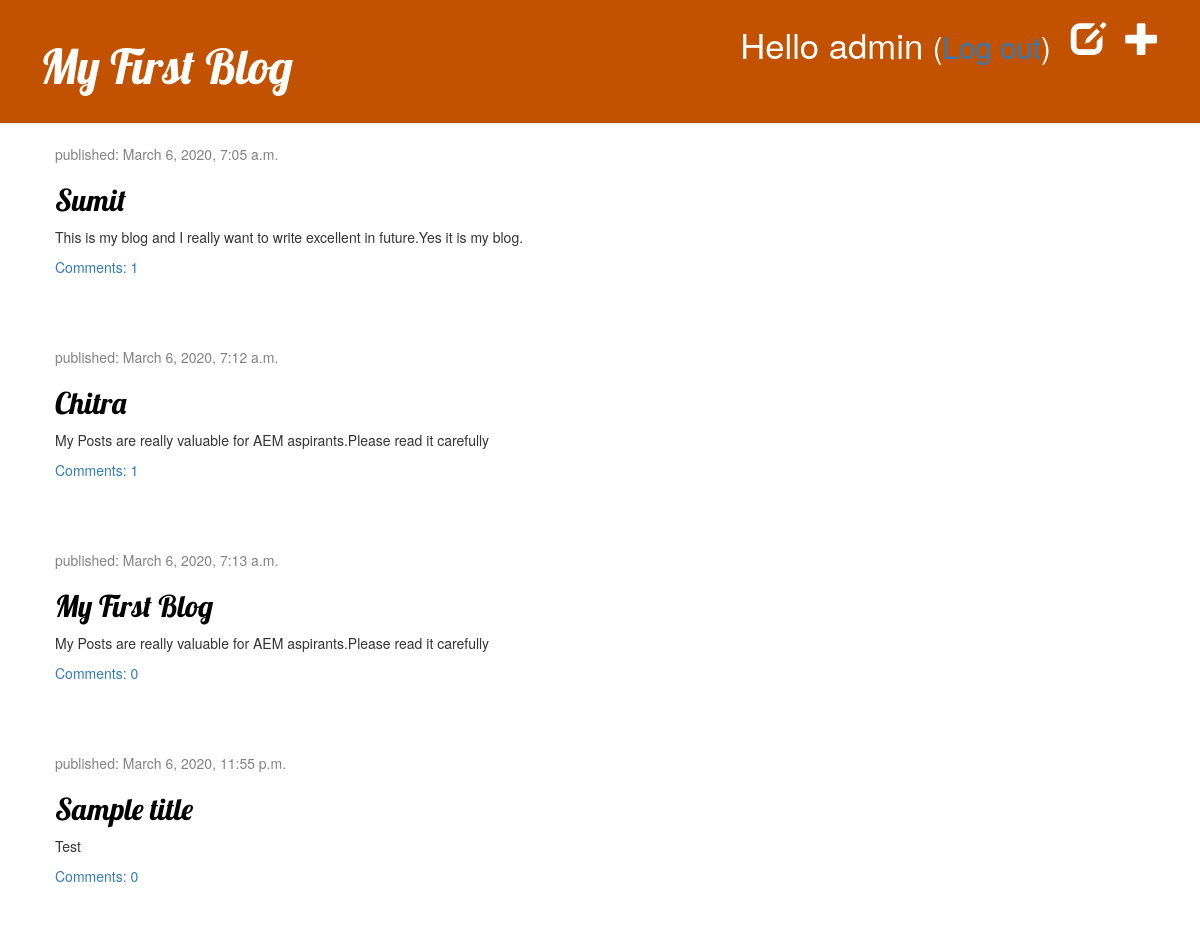
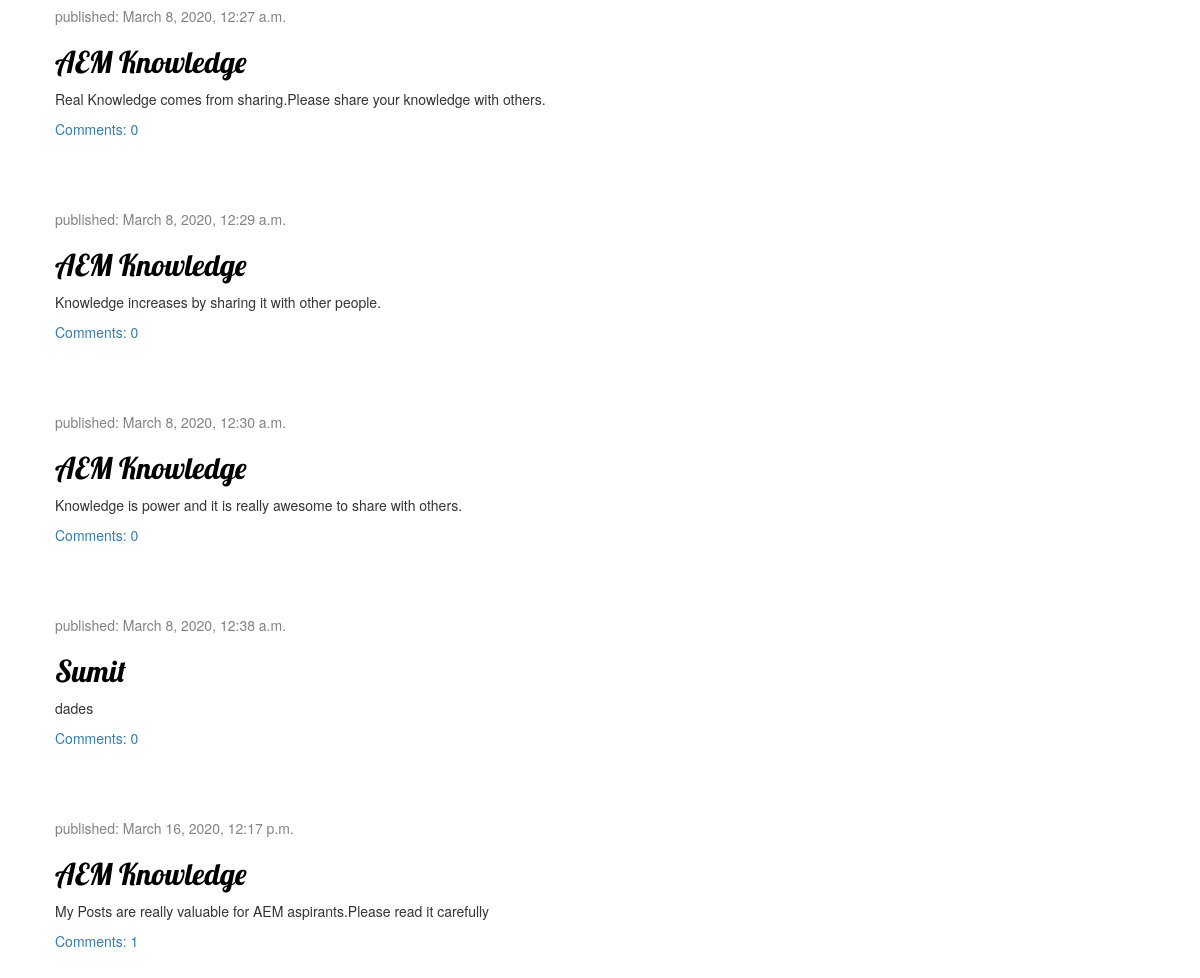
The app's page / (signed in) with its own data (2 pictures, top to bottom).
### blog/models.py (models this page shows, shortened)
class Post(models.Model):
    title = models.CharField(max_length=200)
    text = models.TextField()
    author = models.ForeignKey(
        settings.AUTH_USER_MODEL, on_delete=models.CASCADE)
    created_date = models.DateTimeField(default=timezone.now)
    published_date = models.DateTimeField(blank=True, null=True)
    def approved_comments(self):
        return self.comments.filter(approved_comment=True)

### blog/views.py (the view)
# urls.py: path('', views.post_list, name='post_list'),
def post_list(request):
    posts = Post.objects.filter(
        published_date__lte=timezone.now()).order_by('published_date')
    return render(request, 'blog/post_list.html', {'posts': posts})

### blog/templates/blog/post_list.html
{% extends 'blog/base.html' %} {% block content %} {% for post in posts %}
<div class="post">
  <div class="date">
    <p>published: {{ post.published_date }}</p>
  </div>
  <h2><a href="{% url 'post_detail' pk=post.pk %}">{{ post.title }}</a></h2>
  <p>{{ post.text|linebreaksbr }}</p>
  <a href="{% url 'post_detail' pk=post.pk %}"
    >Comments: {{ post.approved_comments.count }}</a
  >
</div>
{% endfor %} {% endblock %}

### blog/templates/blog/base.html (shortened to what this page needs)
{% load static %}
<html>
  <head>
    <link
      rel="stylesheet"
      href="//maxcdn.bootstrapcdn.com/bootstrap/3.2.0/css/bootstrap.min.css"
    />
    <link
      rel="stylesheet"
      href="//maxcdn.bootstrapcdn.com/bootstrap/3.2.0/css/bootstrap-theme.min.css"
    />
    <link rel="stylesheet" href="{% static 'css/blog.css' %}" />
  </head>
  <body>
    <div class="page-header">
      {% if user.is_authenticated %}
      <a href="{% url 'post_new' %}" class="top-menu"
        ><span class="glyphicon glyphicon-plus"></span
      ></a>
      <a href="{% url 'post_draft_list' %}" class="top-menu"
        ><span class="glyphicon glyphicon-edit"></span
      ></a>
      <p class="top-menu">
        Hello {{ user.username }}
        <small>(<a href="{% url 'logout' %}">Log out</a>)</small>
      </p>
      {% else %}
      <a href="{% url 'login' %}" class="top-menu"
        ><span class="glyphicon glyphicon-lock"></span
      ></a>
      {% endif %}
      <h1><a href="/">My First Blog</a></h1>
    </div>
    <div class="content container">
      <div class="row">
        <div class="col-md-8">
          {% block content %} {% endblock %}
        </div>
      </div>
    </div>
  </body>
</html>

### blog/static/css/blog.css (style rules this page uses)
.page-header { background-color: #c25100; margin-top: 0; padding: 20px 20px 20px 40px; }
.page-header h1, .page-header h1 a, .page-header h1 a:visited, .page-header h1 a:active { color: #ffffff; font-size: 36pt; text-decoration: none; }
.content { margin-left: 40px; }
h1, h2, h3, h4 { font-family: "Lobster", cursive; }
.date { color: #828282; }
.top-menu, .top-menu:hover, .top-menu:visited { color: #ffffff; float: right; font-size: 26pt; margin-right: 20px; }
.post { margin-bottom: 70px; }
.post h2 a, .post h2 a:visited { color: #000000; }

### records on screen
Post: published_date "March 6, 2020, 7:05 a.m.", title "Sumit", text "This is my blog and I really want to write excellent in future.Yes it is my blog.", approved_comments.count "1"
Post: published_date "March 6, 2020, 7:12 a.m.", title "Chitra", text "My Posts are really valuable for AEM aspirants.Please read it carefully", approved_comments.count "1"
Post: published_date "March 6, 2020, 7:13 a.m.", title "My First Blog", text "My Posts are really valuable for AEM aspirants.Please read it carefully", approved_comments.count "0"
Post: published_date "March 6, 2020, 11:55 p.m.", title "Sample title", text "Test", approved_comments.count "0"
Post: published_date "March 8, 2020, 12:27 a.m.", title "AEM Knowledge", text "Real Knowledge comes from sharing.Please share your knowledge with others.", approved_comments.count "0"
Post: published_date "March 8, 2020, 12:29 a.m.", title "AEM Knowledge", text "Knowledge increases by sharing it with other people.", approved_comments.count "0"
Post: published_date "March 8, 2020, 12:30 a.m.", title "AEM Knowledge", text "Knowledge is power and it is really awesome to share with others.", approved_comments.count "0"
Post: published_date "March 8, 2020, 12:38 a.m.", title "Sumit", text "dades", approved_comments.count "0"
Post: published_date "March 16, 2020, 12:17 p.m.", title "AEM Knowledge", text "My Posts are really valuable for AEM aspirants.Please read it carefully", approved_comments.count "1"

### other values on screen
{{ user.username }} "admin"
